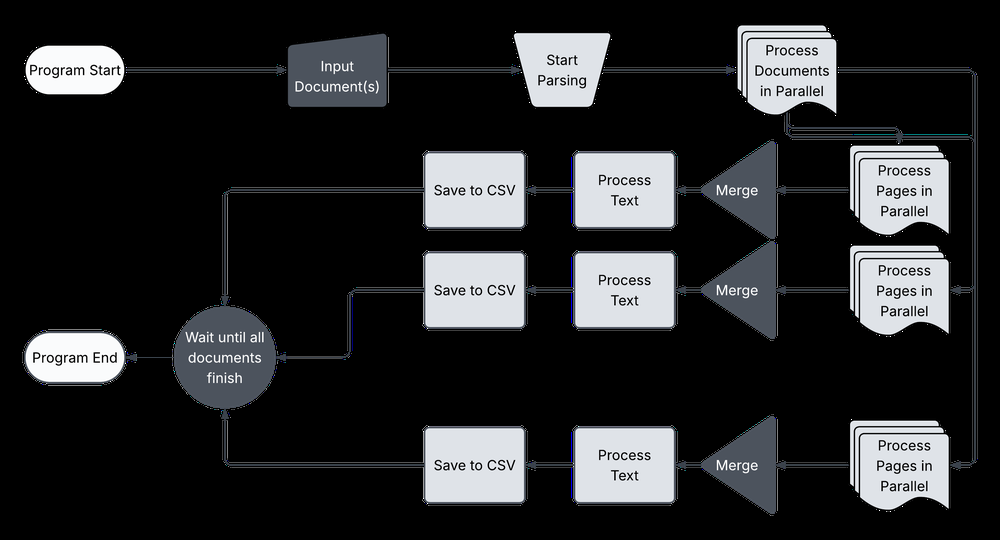
#> input picture assets/SDP-Prog-Flow.png, 1000 x 540 px, shrunk from 3002 x 1620 before the run
$ python -i image_processor.py   (imports and definitions only)
#> lines starting #> are read from the running program, lines starting #| are printed output that depends on the picture; after the words box and inside, x2 and y2 are one past the last pixel; in counts of white or black regions, pixels touching at a corner belong together
#> further down, picture is the input picture: shape (540, 1000, 3); mean B, G, R 44.2, 42.8, 41.7
import cv2
import pytesseract
import numpy as np

WHITELIST = """ !\\"#$%&\\'()*+,-./0123456789:;<=>?@ABCDEFGHIJKLMNOPQRSTUVWXYZ[\\]`abcdefghijklmnopqrstuvwxyz{|}"""
BLACKLIST = """~_^"""
tess_config = config=f"--psm 6 -c tessedit_char_whitelist={WHITELIST} -c tessedit_char_blacklist={BLACKLIST}"

class ImageProcessor:
    def __init__(self, image, split=True):
        self.image = image
        self.split = split

    def sharpen_image(self):
        """
        Sharpens the image.

        :return: None. Updates the `ImageProcessor.image` attribute itself.
        """
        sharpen_kernel = np.array([
            [-1, -1, -1],
            [-1,  9, -1],
            [-1, -1, -1]
        ])

        self.image = cv2.filter2D(self.image, -1, sharpen_kernel)
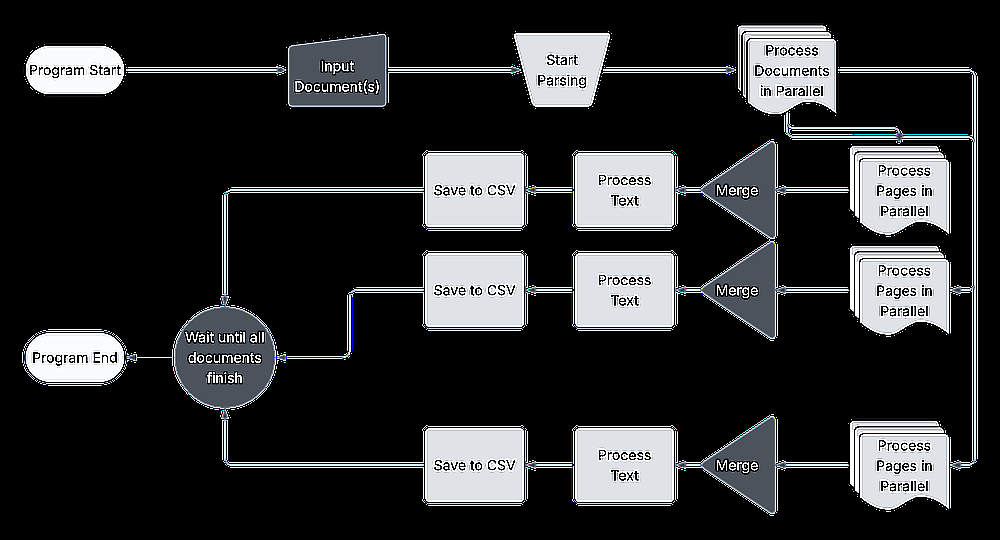
#> self.image: shape (540, 1000, 3); mean B, G, R 48.6, 47.4, 46.3

    def split_page(self):
        """
        Splits the image into two halves.

        :return: The two halves.
        """
        height, width, _ = self.image.shape
#> height = 540; width = 1000
        middle = (width // 2)
#> middle = 500

        left_col = self.image[:-100, 125:middle]
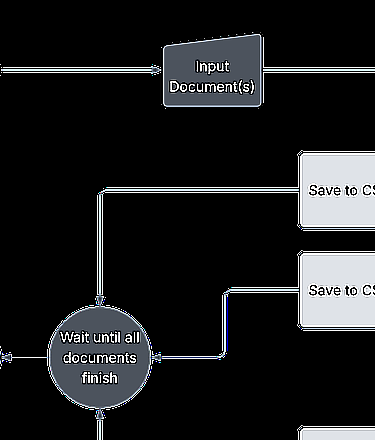
#> left_col: shape (440, 375, 3); mean B, G, R 32.2, 30.9, 29.9
        right_col = self.image[:-100, middle:-110]
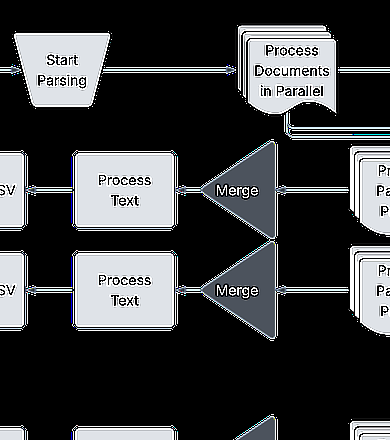
#> right_col: shape (440, 390, 3); mean B, G, R 64.2, 62.6, 61.2

        return left_col, right_col

    @staticmethod
    def process_half(image):
        """
        Processes a single half of the image.

        :param image: One half of the image.
        :return: The half of the image with bounding boxes.
        """
        # Grayscale
        gray = cv2.cvtColor(image, cv2.COLOR_BGR2GRAY)

        # Binarization
        ret, thresh = cv2.threshold(gray, 0, 255, cv2.THRESH_OTSU | cv2.THRESH_BINARY_INV)
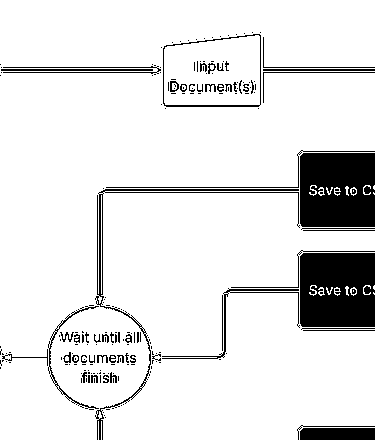
#> thresh: shape (440, 375); 89.1% white; 215 black regions (157 under 20 px)
#> ret = 118

        # Draw the fake-boxes
        rect_kernel = cv2.getStructuringElement(cv2.MORPH_RECT, (200, 20))
        dilation = cv2.dilate(thresh, rect_kernel, iterations=1)
#> dilation: shape (440, 375); every value is 255

        # Draw the bounding boxes based on the fake ones
        image2 = image.copy()
        contours, hierarchy = cv2.findContours(dilation, cv2.RETR_TREE, cv2.CHAIN_APPROX_NONE)
#> contours = 1 contour; box (x1, y1, x2, y2) and area: (0, 0, 375, 440) 164186
        cv2.drawContours(image2, contours, -1, (0, 255, 0), 3)
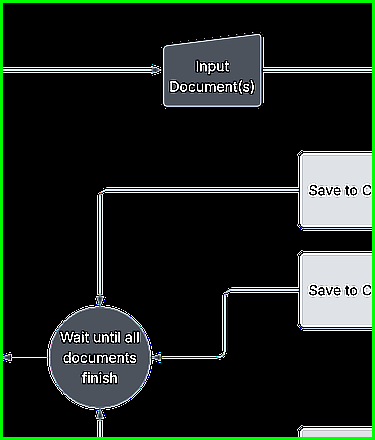
#> image2: shape (440, 375, 3); 2.94% of pixels changed, all inside (x1, y1, x2, y2) = (0, 0, 375, 440)

        # Return the boxed image
        return image2

    def process_image(self):
        """
        Processes the image.

        :return: The full text of the page.
        """
        self.sharpen_image()
        if self.split:
            left_col, right_col = self.split_page()
            left, right = self.process_half(left_col), self.process_half(right_col)
#> in process_half (call 2), `ret, thresh = cv2.threshold(gray, 0, 255, cv2.THRESH_OTSU | cv2.THRESH..`:
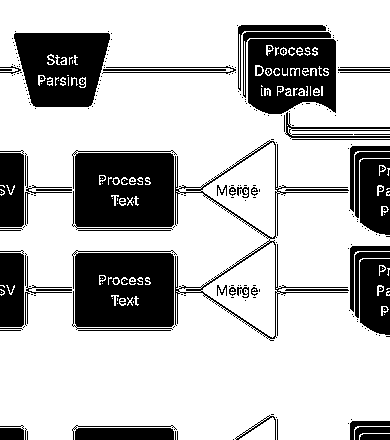
#> thresh: shape (440, 390); 74.6% white; 249 black regions (193 under 20 px)
#> in process_half (call 2), `ret, thresh = cv2.threshold(gray, 0, 255, cv2.THRESH_OTSU | cv2.THRESH..`: ret = 117
#> in process_half (call 2), `dilation = cv2.dilate(thresh, rect_kernel, iterations=1)`: dilation: shape (440, 390); every value is 255
#> in process_half (call 2), `contours, hierarchy = cv2.findContours(dilation, cv2.RETR_TREE, cv2.CH..`: contours = 1 contour; box (x1, y1, x2, y2) and area: (0, 0, 390, 440) 170771
#> in process_half (call 2), `cv2.drawContours(image2, contours, -1, (0, 255, 0), 3)`:
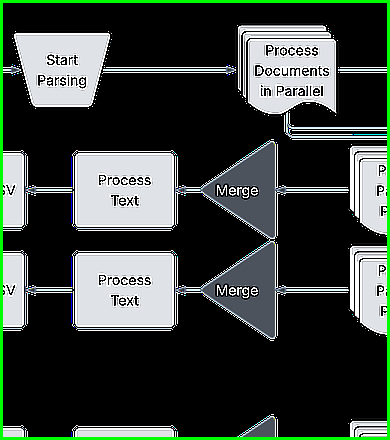
#> image2: shape (440, 390, 3); 2.88% of pixels changed, all inside (x1, y1, x2, y2) = (0, 0, 390, 440)

#> (the run stopped early here; a loop or call above may not have finished)
